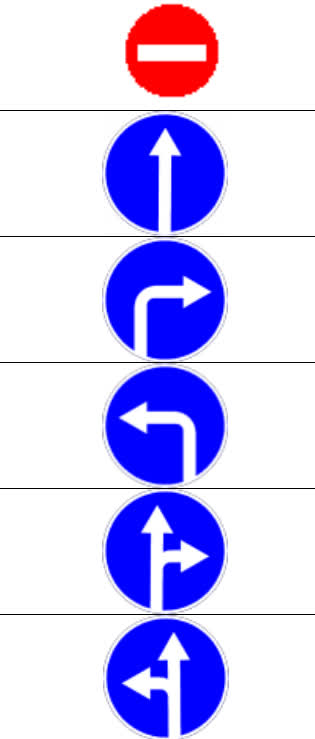
#> input picture tabla.jpg, 315 x 739 px, given in place of the camera
$ python tablafelismeres.py
#> lines starting #> are read from the running program, lines starting #| are printed output that depends on the picture; after the words box and inside, x2 and y2 are one past the last pixel; in counts of white or black regions, pixels touching at a corner belong together
import cv2
import numpy as np
from scipy.stats import itemfreq


def get_dominant_color(image, n_colors):
    pixels = np.float32(image).reshape((-1, 3))
    criteria = (cv2.TERM_CRITERIA_EPS + cv2.TERM_CRITERIA_MAX_ITER, 200, .1)
    flags = cv2.KMEANS_RANDOM_CENTERS
    flags, labels, centroids = cv2.kmeans(
        pixels, n_colors, None, criteria, 10, flags)
    palette = np.uint8(centroids)
    return palette[np.argmax(itemfreq(labels)[:, -1])]


clicked = False
def onMouse(event, x, y, flags, param):
    global clicked
    if event == cv2.EVENT_LBUTTONUP:
        clicked = True


cameraCapture = cv2.VideoCapture(0)
cv2.namedWindow('camera')
cv2.setMouseCallback('camera', onMouse)


success, frame = cameraCapture.read()
#> frame is the input picture: shape (739, 315, 3); mean B, G, R 245.8, 195.7, 201.9
while success and not clicked:
    cv2.waitKey(1)
    success, frame = cameraCapture.read()

    gray = cv2.cvtColor(frame, cv2.COLOR_BGR2GRAY)
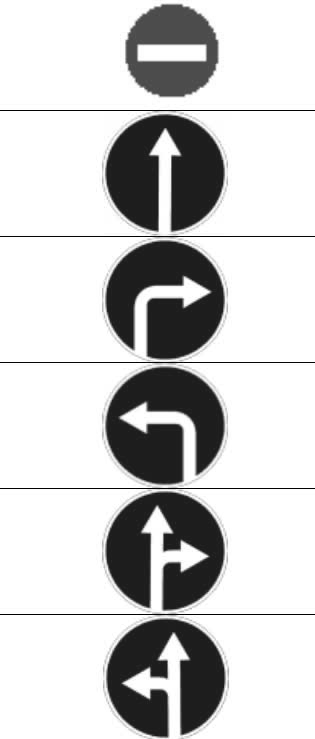
#> gray: shape (739, 315); min 0, max 255, mean 203.3
    img = cv2.medianBlur(gray, 37)
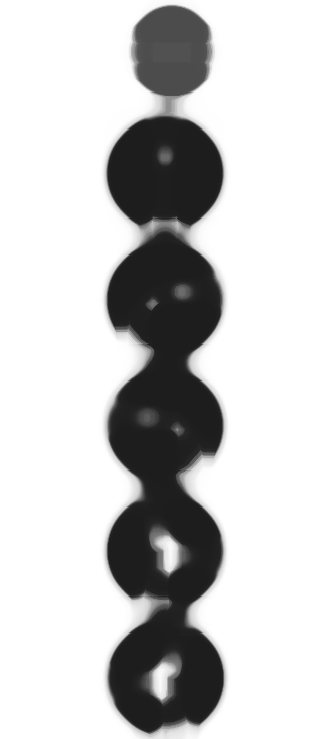
#> img: shape (739, 315); min 29, max 255, mean 199.3
    circles = cv2.HoughCircles(img, cv2.HOUGH_GRADIENT,
                              1, 50, param1=120, param2=40)
#> circles = [[164.5, 173.5, 58], [165.5, 425.5, 57.8], [167.5, 300.5, 60.5], [170.5, 51.5, 44.4]]

    if not circles is None:
        circles = np.uint16(np.around(circles))
#> circles = [[164, 174, 58], [166, 426, 58], [168, 300, 60], [170, 52, 44]]
        max_r, max_i = 0, 0
        for i in range(len(circles[:, :, 2][0])):
            if circles[:, :, 2][0][i] > 50 and circles[:, :, 2][0][i] > max_r:
                max_i = i
                max_r = circles[:, :, 2][0][i]
#> this loop made 4 passes
#> (max_i, max_r) on passes 1, 3: (0, 58), (2, 60)
#> after the loop, max_i = 2; max_r = 60
        x, y, r = circles[:, :, :][0][max_i]
#> x = 168; y = 300; r = 60
        if y > r and x > r:
            square = frame[y-r:y+r, x-r:x+r]
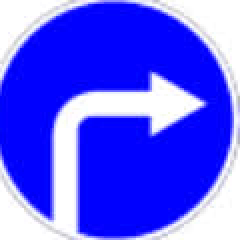
#> square: shape (120, 120, 3) (shown 2 times larger); mean B, G, R 251.9, 88.3, 88.2

            dominant_color = get_dominant_color(square, 2)
#> in get_dominant_color, `flags, labels, centroids = cv2.kmeans( pixels, n_colors, None, criteri..`: flags = 16276933.1; labels = 14400 values, max 1 at index 0, min 0 at index 168, mean 0.354; centroids = [[253, 5.66, 5.84], [250.1, 238.7, 238.3]]
#> in get_dominant_color, `palette = np.uint8(centroids)`: palette = [[252, 5, 5], [250, 238, 238]]
#> dominant_color = [252, 5, 5]
            if dominant_color[2] > 100:
                print("BEHAJTANI TILOS!")
            elif dominant_color[0] > 80:
                zone_0 = square[square.shape[0]*3//8:square.shape[0]
                                * 5//8, square.shape[1]*1//8:square.shape[1]*3//8]
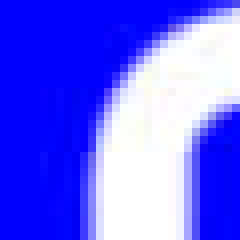
#> zone_0: shape (30, 30, 3) (shown 8 times larger); mean B, G, R 252.9, 99.7, 99.7
                zone_0_color = get_dominant_color(zone_0, 1)
#> in get_dominant_color (call 2), `pixels = np.float32(image).reshape((-1, 3))`: pixels = 900 rows, first 8: [254, 0, 0], [254, 0, 0], [254, 0, 0], [254, 0, 0], [254, 0, 0], [254, 0, 0], [254, 0, 0], [254, 0, 0]
#> zone_0_color = [252, 99, 99]

                zone_1 = square[square.shape[0]*1//8:square.shape[0]
                                * 3//8, square.shape[1]*3//8:square.shape[1]*5//8]
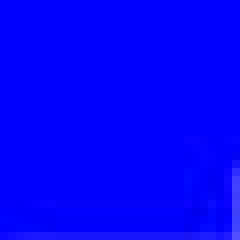
#> zone_1: shape (30, 30, 3) (shown 8 times larger); mean B, G, R 253.5, 1.6, 1.7
                zone_1_color = get_dominant_color(zone_1, 1)
#> zone_1_color = [253, 1, 1]

                zone_2 = square[square.shape[0]*3//8:square.shape[0]
                                * 5//8, square.shape[1]*5//8:square.shape[1]*7//8]
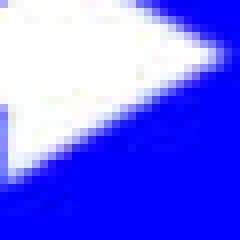
#> zone_2: shape (30, 30, 3) (shown 8 times larger); mean B, G, R 252.6, 109, 109
                zone_2_color = get_dominant_color(zone_2, 1)
#> in get_dominant_color (call 4), `pixels = np.float32(image).reshape((-1, 3))`: pixels = 900 rows, first 8: [251, 172, 175], [242, 244, 244], [248, 250, 250], [253, 255, 255], [253, 255, 255], [255, 255, 255], [255, 255, 255], [255, 255, 255]
#> zone_2_color = [252, 109, 109]

                if zone_1_color[2] < 60:
                    if sum(zone_0_color) > sum(zone_2_color):
                        print("KÖTELEZŐ HALADÁSI IRÁNY BALRA")
                    else:
                        print("KÖTELEZŐ HALADÁSI IRÁNY JOBBRA")
                else:
                    if sum(zone_1_color) > sum(zone_0_color) and sum(zone_1_color) > sum(zone_2_color):
                        print("KÖTELEZŐ HALADÁSI IRÁNY ELŐRE")
                    elif sum(zone_0_color) > sum(zone_2_color):
                        print("KÖTELEZŐ HALADÁSI IRÁNY ELŐRE VAGY BALRA")
                    else:
                        print("KÖTELEZŐ HALADÁSI IRÁNY ELŐRE VAGY JOBBRA")
            else:
                print("NA")

        for i in circles[0, :]:
            cv2.circle(frame, (i[0], i[1]), i[2], (0, 255, 0), 2)
            cv2.circle(frame, (i[0], i[1]), 2, (0, 0, 255), 3)
#> this loop made 4 passes
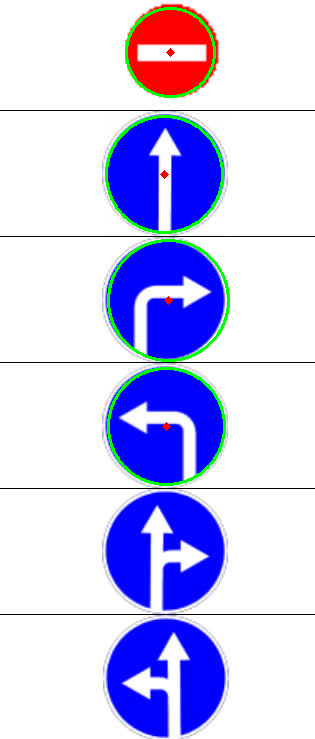
#> frame: shape (739, 315, 3); 1.86% of pixels changed, all inside (x1, y1, x2, y2) = (105, 7, 230, 486)
    cv2.imshow('camera', frame)


cv2.destroyAllWindows()
cameraCapture.release()
